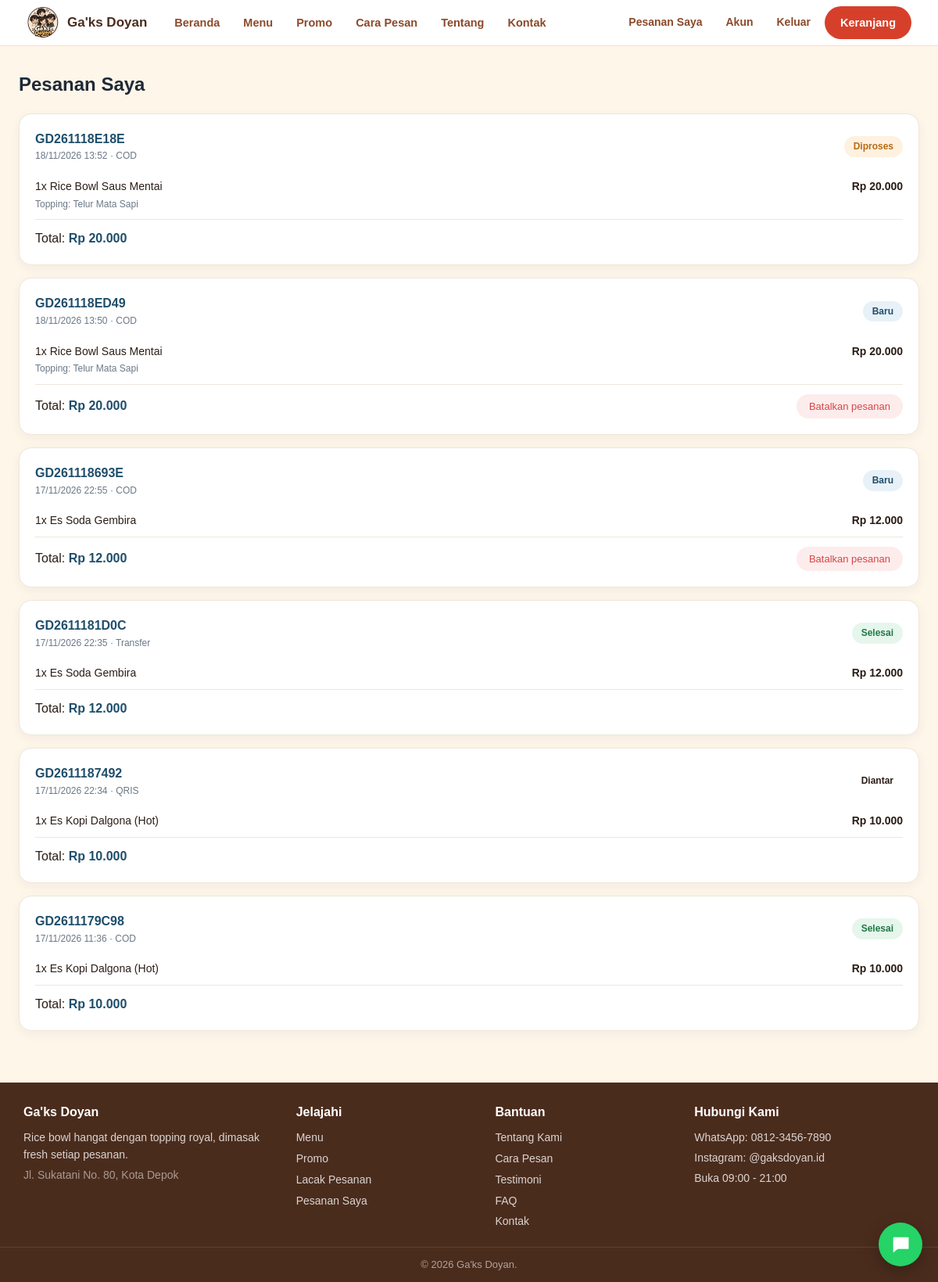
Page /pesanan_saya.php (signed in) on the committed database.
### tables this page shows
CREATE TABLE `pesanan` (
  `id` int(11) NOT NULL,
  `kode` varchar(30) NOT NULL,
  `user_id` int(11) DEFAULT NULL,
  `nama_pelanggan` varchar(100) DEFAULT NULL,
  `no_hp` varchar(30) DEFAULT NULL,
  `alamat` text DEFAULT NULL,
  `metode_ambil` varchar(20) NOT NULL DEFAULT 'Antar',
  `metode_bayar` varchar(30) NOT NULL DEFAULT 'Transfer Bank',
  `subtotal` int(11) NOT NULL DEFAULT 0,
  `ongkir` int(11) NOT NULL DEFAULT 0,
  `total` int(11) NOT NULL DEFAULT 0,
  `status` varchar(20) NOT NULL DEFAULT 'Baru',
  `status_bayar` varchar(30) NOT NULL DEFAULT 'Menunggu verifikasi',
  `catatan` text DEFAULT NULL,
  `created_at` timestamp NOT NULL DEFAULT current_timestamp()
);

CREATE TABLE `pesanan_detail` (
  `id` int(11) NOT NULL,
  `pesanan_id` int(11) NOT NULL,
  `produk_id` int(11) DEFAULT NULL,
  `nama_produk` varchar(120) DEFAULT NULL,
  `harga` int(11) NOT NULL DEFAULT 0,
  `qty` int(11) NOT NULL DEFAULT 1,
  `subtotal` int(11) NOT NULL DEFAULT 0,
  `keterangan` varchar(200) DEFAULT NULL
);

### includes/skema.php (called while the page is built, shortened)
<?php
if (!function_exists('e')) { function e($s) { return htmlspecialchars((string)$s, ENT_QUOTES, 'UTF-8'); } }

### config/koneksi.php (called while the page is built, shortened)
<?php
function rupiah($angka) {
    return "Rp " . number_format($angka, 0, ',', '.');
}
?>

### pesanan_saya.php (the view, shortened to what this page needs)
<?php
include 'config/koneksi.php';
$uid = (int)$_SESSION['user']['id'];
$s = mysqli_prepare($koneksi, "SELECT * FROM pesanan WHERE user_id = ? ORDER BY id DESC");
mysqli_stmt_bind_param($s, "i", $uid);
mysqli_stmt_execute($s);
$daftar = mysqli_fetch_all(mysqli_stmt_get_result($s), MYSQLI_ASSOC);
include 'includes/header.php';
?>
<section class="wadah halaman">
  <h2 class="judul">Pesanan Saya</h2>
  <?php foreach ($daftar as $o): ?>
    <?php
      $s = mysqli_prepare($koneksi, "SELECT * FROM pesanan_detail WHERE pesanan_id = ?");
      mysqli_stmt_bind_param($s, "i", $o['id']);
      mysqli_stmt_execute($s);
      $items = mysqli_fetch_all(mysqli_stmt_get_result($s), MYSQLI_ASSOC);
    ?>
    <div class="kartu-web pesanan-kartu">
      <div class="p-atas">
        <div>
          <div class="p-kode"><?= e($o['kode']) ?></div>
          <div class="p-tgl"><?= date('d/m/Y H:i', strtotime($o['created_at'])) ?> &middot; <?= e($o['metode_bayar']) ?></div>
        </div>
        <span class="badge st-<?= e($o['status']) ?>"><?= e($o['status']) ?></span>
      </div>
      <?php foreach ($items as $it): ?>
        <div class="r-baris">
          <span><?= (int)$it['qty'] ?>x <?= e($it['nama_produk']) ?>
            <?php if ($it['keterangan']): ?><br><small class="k-kecil"><?= e($it['keterangan']) ?></small><?php endif; ?>
          </span>
          <b><?= rupiah($it['subtotal']) ?></b>
        </div>
      <?php endforeach; ?>
      <div class="p-bawah">
        <div>Total: <b style="color:var(--biru)"><?= rupiah($o['total']) ?></b></div>
        <?php if ($o['status'] === 'Baru'): ?>
          <form method="POST" onsubmit="return confirm('Batalkan pesanan ini?')">
            <button class="btn-batal" type="submit">Batalkan pesanan</button>
          </form>
        <?php endif; ?>
      </div>
    </div>
  <?php endforeach; ?>
</section>
<?php include 'includes/footer.php'; ?>

### assets/css/style.css (style rules this page uses)
:root { --biru: #1f4e6b; --biru-gelap: #163a50; --oranye: #f28c28; --bata: #b8472f; --krem: #fff6ea; --putih: #ffffff; --teks: #1e2a36; --abu: #6b7886; --garis: #eee6da; }
* { box-sizing: border-box; font-family: "Poppins", Arial, sans-serif; }
html { scroll-behavior: smooth; }
body { margin: 0; background: var(--putih); color: var(--teks); }
.wadah { max-width: 1200px; margin: 0 auto; padding: 0 24px; }
.judul { margin: 0 0 18px; font-size: 24px; font-weight: 700; color: var(--teks); }
.halaman { padding-top: 30px; padding-bottom: 40px; min-height: 60vh; }
.kartu-web { background: #fff; border: 1px solid var(--garis); border-radius: 16px; padding: 20px; box-shadow: 0 4px 14px rgba(30, 42, 54, 0.05); }
.k-kecil { font-size: 12px; color: var(--abu); margin-top: 2px; }
.r-baris { display: flex; justify-content: space-between; gap: 10px; padding: 9px 0; border-bottom: 1px solid var(--garis); font-size: 14px; }
.badge { display: inline-block; padding: 4px 12px; border-radius: 999px; font-size: 12px; font-weight: 600; }
.st-Baru { background: #e8f1f8; color: #1f4e6b; }
.st-Diproses { background: #fff1e0; color: #b86a12; }
.st-Selesai { background: #e6f6ec; color: #1e7a46; }
.pesanan-kartu { margin-bottom: 16px; }
.p-atas { display: flex; justify-content: space-between; align-items: center; gap: 10px; flex-wrap: wrap; margin-bottom: 10px; }
.p-kode { font-weight: 600; color: var(--biru); }
.p-tgl { font-size: 12px; color: var(--abu); }
.p-bawah { display: flex; justify-content: space-between; align-items: center; margin-top: 12px; gap: 10px; flex-wrap: wrap; }
.btn-batal { background: #fdecec; color: #d64545; border: 0; padding: 8px 16px; border-radius: 999px; font-size: 13px; cursor: pointer; }

### assets/css/final.css (style rules this page uses)
:root { --gd-navy: #4a2c1d; --gd-navy2: #8b4a2b; --gd-coral: #d6402b; --gd-krem: #fff6ea; --gd-teks: #2b1d16; --gd-abu: #7b6a60; --gd-garis: #efdfcc; }
body.gd { margin: 0; background: var(--gd-krem); color: var(--gd-teks); font-family: "Segoe UI", system-ui, sans-serif; padding: 0; line-height: 1.55; }
.gd * { box-sizing: border-box; }

### rows in the picture
pesanan: kode "GD261118E18E", created_at "18/11/2026 13:52", metode_bayar "COD", status "Diproses", total "Rp 20.000"
pesanan_detail: qty "1", nama_produk "Rice Bowl Saus Mentai", keterangan "Topping: Telur Mata Sapi", subtotal "Rp 20.000"
pesanan: kode "GD261118ED49", created_at "18/11/2026 13:50", metode_bayar "COD", status "Baru", total "Rp 20.000"
pesanan_detail: qty "1", nama_produk "Rice Bowl Saus Mentai", keterangan "Topping: Telur Mata Sapi", subtotal "Rp 20.000"
pesanan: kode "GD261118693E", created_at "17/11/2026 22:55", metode_bayar "COD", status "Baru", total "Rp 12.000"
pesanan_detail: qty "1", nama_produk "Es Soda Gembira", subtotal "Rp 12.000"
pesanan: kode "GD2611181D0C", created_at "17/11/2026 22:35", metode_bayar "Transfer", status "Selesai", total "Rp 12.000"
pesanan_detail: qty "1", nama_produk "Es Soda Gembira", subtotal "Rp 12.000"
pesanan: kode "GD2611187492", created_at "17/11/2026 22:34", metode_bayar "QRIS", status "Diantar", total "Rp 10.000"
pesanan_detail: qty "1", nama_produk "Es Kopi Dalgona (Hot)", subtotal "Rp 10.000"
pesanan: kode "GD2611179C98", created_at "17/11/2026 11:36", metode_bayar "COD", status "Selesai", total "Rp 10.000"
pesanan_detail: qty "1", nama_produk "Es Kopi Dalgona (Hot)", subtotal "Rp 10.000"

### other values in the picture
NAMA_BRAND "Ga'ks Doyan"
$t "Beranda"
$t "Menu"
$t "Promo"
$t "Cara Pesan"
$t "Tentang"
$t "Kontak"
TOKO_ALAMAT "Jl. Sukatani No. 80, Kota Depok"
TOKO_TELP "0812-3456-7890"
TOKO_IG "@gaksdoyan.id"
JAM_BUKA "09:00"
JAM_TUTUP "21:00"
